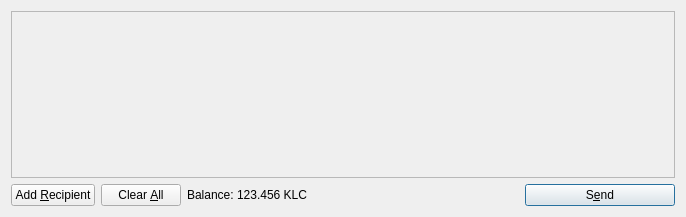
<?xml version="1.0" encoding="UTF-8"?>
<ui version="4.0">
 <class>SendCoinsDialog</class>
 <widget class="QDialog" name="SendCoinsDialog">
  <property name="geometry">
   <rect>
    <x>0</x>
    <y>0</y>
    <width>686</width>
    <height>217</height>
   </rect>
  </property>
  <property name="windowTitle">
   <string>Send Coins</string>
  </property>
  <layout class="QVBoxLayout" name="verticalLayout">
   <item>
    <widget class="QScrollArea" name="scrollArea">
     <property name="widgetResizable">
      <bool>true</bool>
     </property>
     <widget class="QWidget" name="scrollAreaWidgetContents">
      <property name="geometry">
       <rect>
        <x>0</x>
        <y>0</y>
        <width>666</width>
        <height>165</height>
       </rect>
      </property>
      <layout class="QVBoxLayout" name="verticalLayout_2">
       <property name="margin">
        <number>0</number>
       </property>
       <item>
        <layout class="QVBoxLayout" name="entries">
         <property name="spacing">
          <number>6</number>
         </property>
        </layout>
       </item>
       <item>
        <spacer name="verticalSpacer">
         <property name="orientation">
          <enum>Qt::Vertical</enum>
         </property>
         <property name="sizeHint" stdset="0">
          <size>
           <width>20</width>
           <height>40</height>
          </size>
         </property>
        </spacer>
       </item>
      </layout>
     </widget>
    </widget>
   </item>
   <item>
    <layout class="QHBoxLayout" name="horizontalLayout">
     <item>
      <widget class="QPushButton" name="addButton">
       <property name="toolTip">
        <string>Send to multiple recipients at once</string>
       </property>
       <property name="text">
        <string>Add &amp;Recipient</string>
       </property>
       <property name="icon">
        <iconset resource="../bitcoin.qrc">
         <normaloff>:/icons/add</normaloff>:/icons/add</iconset>
       </property>
       <property name="autoDefault">
        <bool>false</bool>
       </property>
      </widget>
     </item>
     <item>
      <widget class="QPushButton" name="clearButton">
       <property name="sizePolicy">
        <sizepolicy hsizetype="Minimum" vsizetype="Fixed">
         <horstretch>0</horstretch>
         <verstretch>0</verstretch>
        </sizepolicy>
       </property>
       <property name="toolTip">
        <string>Remove all transaction fields</string>
       </property>
       <property name="text">
        <string>Clear &amp;All</string>
       </property>
       <property name="icon">
        <iconset resource="../bitcoin.qrc">
         <normaloff>:/icons/remove</normaloff>:/icons/remove</iconset>
       </property>
       <property name="autoRepeatDelay">
        <number>300</number>
       </property>
       <property name="autoDefault">
        <bool>false</bool>
       </property>
      </widget>
     </item>
     <item>
      <layout class="QHBoxLayout" name="horizontalLayout_2">
       <property name="spacing">
        <number>3</number>
       </property>
       <item>
        <widget class="QLabel" name="label">
         <property name="text">
          <string>Balance:</string>
         </property>
        </widget>
       </item>
       <item>
        <widget class="QLabel" name="labelBalance">
         <property name="cursor">
          <cursorShape>IBeamCursor</cursorShape>
         </property>
         <property name="text">
          <string>123.456 KLC</string>
         </property>
         <property name="textInteractionFlags">
          <set>Qt::LinksAccessibleByMouse|Qt::TextSelectableByKeyboard|Qt::TextSelectableByMouse</set>
         </property>
        </widget>
       </item>
      </layout>
     </item>
     <item>
      <spacer name="horizontalSpacer">
       <property name="orientation">
        <enum>Qt::Horizontal</enum>
       </property>
       <property name="sizeHint" stdset="0">
        <size>
         <width>40</width>
         <height>20</height>
        </size>
       </property>
      </spacer>
     </item>
     <item>
      <widget class="QPushButton" name="sendButton">
       <property name="minimumSize">
        <size>
         <width>150</width>
         <height>0</height>
        </size>
       </property>
       <property name="toolTip">
        <string>Confirm the send action</string>
       </property>
       <property name="text">
        <string>S&amp;end</string>
       </property>
       <property name="icon">
        <iconset resource="../bitcoin.qrc">
         <normaloff>:/icons/send</normaloff>:/icons/send</iconset>
       </property>
       <property name="default">
        <bool>true</bool>
       </property>
      </widget>
     </item>
    </layout>
   </item>
  </layout>
 </widget>
 <resources>
  <include location="../bitcoin.qrc"/>
 </resources>
 <connections/>
</ui>
